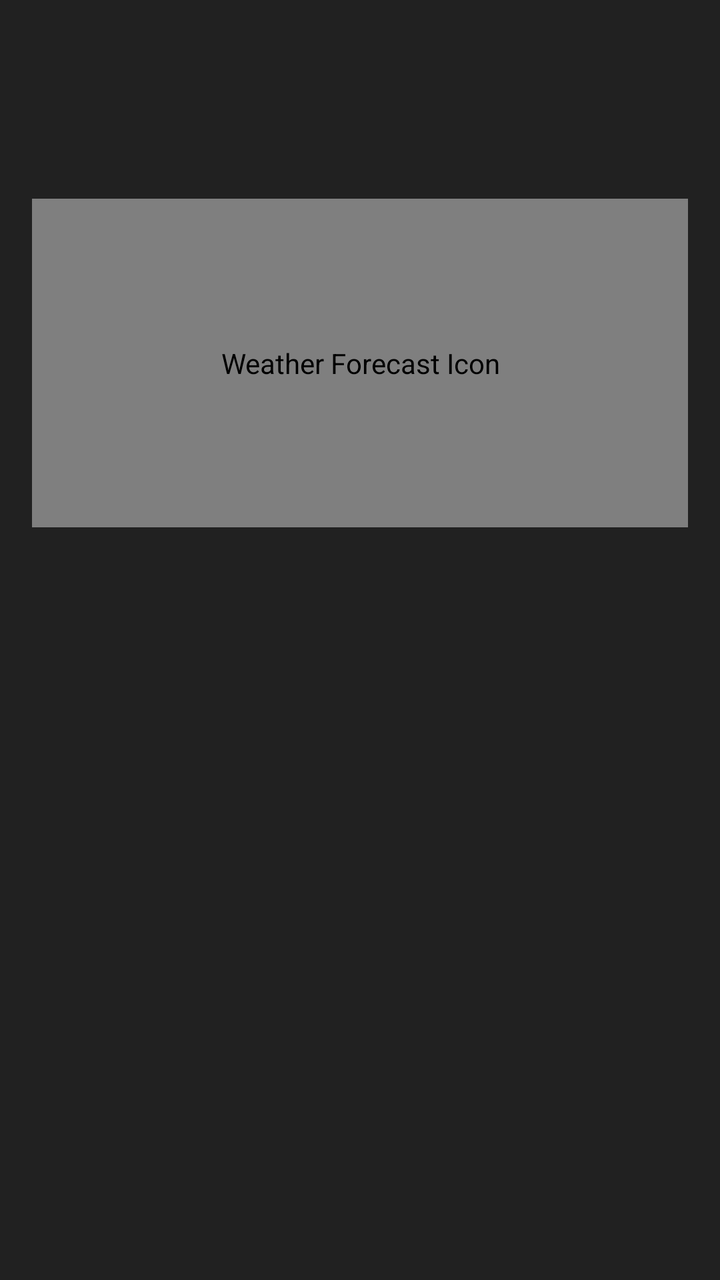
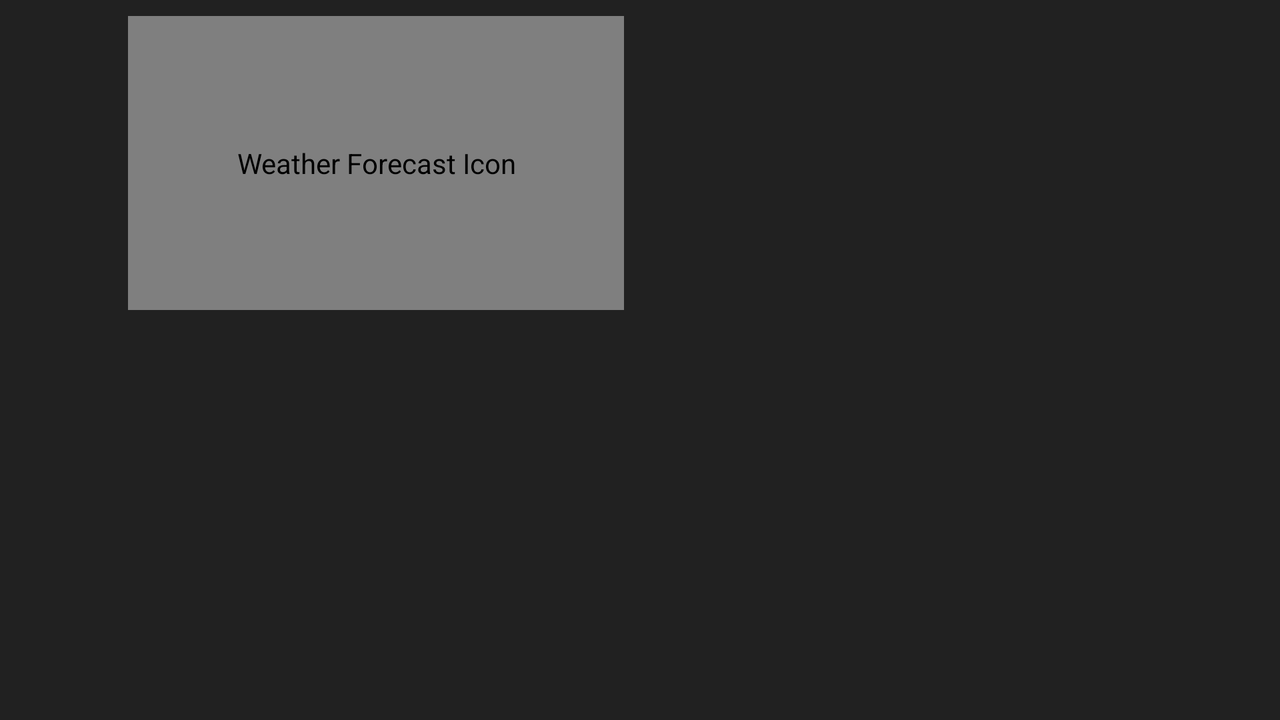

First picture: res/layout/ on a phone held upright. Second picture: the repository's own variant of that layout, on a device whose configuration matches the variant's folder. Source for both follows.
<!-- AndroidManifest.xml: application theme MobileWeatherGuideTheme -->
<!-- res/layout/fragment_weather_forecast_slide.xml -->
<RelativeLayout xmlns:android="http://schemas.android.com/apk/res/android"
    xmlns:tools="http://schemas.android.com/tools"
    android:id="@+id/activity_main"
    style="@style/RelativeLayout"
    tools:context="com.vk.android.mobileweatherguide.MainActivity">

    <TextView
        style="@style/TextView.Subheading"
        android:id="@+id/weather_forecast_current_location"
        android:layout_alignParentEnd="true"
        android:layout_marginTop="@dimen/space_between_content_areas"
        android:text="" />

    <TextView
        style="@style/TextView"
        android:id="@+id/weather_forecast_description"
        android:layout_width="match_parent"
        android:textColor="@color/colorClearWhite"
        android:textSize="@dimen/font_subheading"
        android:textAlignment="center"
        android:layout_marginTop="@dimen/small_gap_between_content_areas"
        android:layout_below="@id/weather_forecast_current_location"
        android:text="" />

    <TextView
        style="@style/TextView"
        android:id="@+id/weather_forecast_date"
        android:layout_alignParentStart="true"
        android:textSize="@dimen/font_subheading"
        android:layout_marginTop="@dimen/small_gap_between_content_areas"
        android:layout_below="@id/weather_forecast_description"
        android:text="" />

    <TextView
        style="@style/TextView"
        android:id="@+id/weather_forecast_humidity"
        android:layout_alignParentStart="true"
        android:textSize="@dimen/font_subheading"
        android:layout_marginTop="@dimen/space_between_content_areas"
        android:layout_below="@id/weather_forecast_date"
        android:text="" />

    <TextView
        style="@style/TextView"
        android:id="@+id/weather_forecast_wind"
        android:layout_alignParentStart="true"
        android:textSize="@dimen/font_subheading"
        android:layout_marginTop="@dimen/space_between_content_areas"
        android:layout_below="@id/weather_forecast_humidity"
        android:text="" />

    <TextView
        style="@style/TextView"
        android:id="@+id/weather_forecast_pressure"
        android:textSize="@dimen/font_subheading"
        android:layout_alignParentStart="true"
        android:layout_marginTop="@dimen/space_between_content_areas"
        android:layout_below="@id/weather_forecast_wind"
        android:text="" />

    <TextView
        style="@style/TextView"
        android:id="@+id/weather_forecast_cloudiness"
        android:textSize="@dimen/font_subheading"
        android:layout_alignParentStart="true"
        android:layout_marginTop="@dimen/space_between_content_areas"
        android:layout_marginBottom="@dimen/small_gap_between_content_areas"
        android:layout_below="@id/weather_forecast_pressure"
        android:text="" />

    <TextView
        android:layout_width="match_parent"
        android:layout_height="wrap_content"
        android:id="@+id/weather_forecast_temperature_title"
        android:textSize="@dimen/font_subheading"
        android:textColor="@color/colorDirtyWhite"
        android:gravity="center"
        android:layout_marginTop="@dimen/space_between_content_areas"
        android:layout_below="@id/weather_forecast_cloudiness"
        android:text="" />

    
    <RelativeLayout
        android:layout_width="match_parent"
        android:layout_height="match_parent"
        android:layout_marginTop="@dimen/small_gap_between_content_areas"
        android:layout_below="@id/weather_forecast_description"
        android:layout_toEndOf="@id/weather_forecast_date"
        android:layout_above="@id/weather_forecast_temperature_title">

        <com.vk.android.mobileweatherguide.SquareView
            android:layout_height="match_parent"
            android:layout_width="match_parent"
            android:id="@+id/weather_forecast_weather_icon"
            android:contentDescription="@string/icon_weather_forecast"
            android:layout_alignParentEnd="true" />

    </RelativeLayout>

    <Button
        android:id="@+id/weather_forecast_slide_left"
        android:layout_width="@dimen/slide_button_width"
        android:layout_height="match_parent"
        android:layout_marginTop="@dimen/small_gap_between_content_areas"
        android:layout_marginBottom="@dimen/space_between_content_areas"
        android:layout_alignParentStart="true"
        android:layout_below="@id/weather_forecast_temperature_title"
        android:textSize="@dimen/font_headline"
        android:textColor="@color/colorDarkGrey"
        android:background="@drawable/medium_grey_button"
        android:text="@string/weather_forecast_slide_left"
        android:visibility="invisible" />

    <Button
        android:id="@+id/weather_forecast_slide_right"
        android:layout_width="@dimen/slide_button_width"
        android:layout_height="match_parent"
        android:layout_marginTop="@dimen/small_gap_between_content_areas"
        android:layout_marginBottom="@dimen/space_between_content_areas"
        android:layout_alignParentEnd="true"
        android:layout_below="@id/weather_forecast_temperature_title"
        android:textSize="@dimen/font_headline"
        android:textColor="@color/colorDarkGrey"
        android:background="@drawable/medium_grey_button"
        android:text="@string/weather_forecast_slide_right"
        android:visibility="invisible" />

    <TextView
        style="@style/TextView"
        android:id="@+id/weather_forecast_navigation_info"
        android:layout_width="match_parent"
        android:textSize="@dimen/font_body"
        android:textColor="@color/colorLightTeal"
        android:gravity="center"
        android:layout_alignParentBottom="true"
        android:layout_toStartOf="@id/weather_forecast_slide_right"
        android:layout_toEndOf="@id/weather_forecast_slide_left"
        android:layout_marginStart="@dimen/space_between_content_areas"
        android:layout_marginEnd="@dimen/space_between_content_areas"
        android:layout_marginBottom="@dimen/space_between_content_areas"
        android:text="" />

    <LinearLayout
        android:id="@+id/weather_forecast_temperature_layout"
        android:orientation="vertical"
        android:layout_height="match_parent"
        android:layout_width="match_parent"
        android:layout_below="@id/weather_forecast_temperature_title"
        android:layout_toStartOf="@id/weather_forecast_slide_right"
        android:layout_above="@id/weather_forecast_navigation_info"
        android:layout_toEndOf="@id/weather_forecast_slide_left"
        android:layout_marginTop="@dimen/small_gap_between_content_areas"
        android:layout_marginStart="@dimen/space_between_content_areas"
        android:layout_marginEnd="@dimen/space_between_content_areas"
        android:layout_marginBottom="@dimen/space_between_content_areas"
        android:paddingTop="@dimen/small_gap_between_content_areas" >

        <TextView
            style="@style/TextView"
            android:layout_weight="1"
            android:id="@+id/weather_forecast_temperature_morning"
            android:layout_gravity="center"
            android:textSize="@dimen/font_subheading"
            android:text="" />

        <TextView
            style="@style/TextView"
            android:layout_weight="1"
            android:id="@+id/weather_forecast_temperature_day"
            android:layout_gravity="center"
            android:textSize="@dimen/font_subheading"
            android:text="" />

        <TextView
            style="@style/TextView"
            android:layout_weight="1"
            android:id="@+id/weather_forecast_temperature_evening"
            android:layout_gravity="center"
            android:textSize="@dimen/font_subheading"
            android:text="" />

        <TextView
            style="@style/TextView"
            android:layout_weight="1"
            android:id="@+id/weather_forecast_temperature_night"
            android:layout_gravity="center"
            android:textSize="@dimen/font_subheading"
            android:text="" />

    </LinearLayout>

</RelativeLayout>
<!-- resources referenced by this layout -->
<resources>
  <color name="colorClearWhite">#FFF</color>
  <color name="colorDarkGrey">#424242</color>
  <color name="colorDirtyWhite">#F5F5F5</color>
  <color name="colorLightTeal">#80CBC4</color>
  <dimen name="font_body">14sp</dimen>
  <dimen name="font_headline">24sp</dimen>
  <dimen name="font_subheading">16sp</dimen>
  <dimen name="slide_button_width">48dp</dimen>
  <dimen name="small_gap_between_content_areas">24dp</dimen>
  <dimen name="space_between_content_areas">8dp</dimen>
  <!-- drawable medium_grey_button (drawable) -->
  <?xml version="1.0" encoding="utf-8"?>
  <ripple xmlns:android="http://schemas.android.com/apk/res/android"
      android:color="@color/colorLightGrey">
      <item android:drawable="@drawable/medium_grey_rectangle_rounded_corners"/>
  </ripple>
  <string name="icon_weather_forecast">Weather Forecast Icon</string>
  <string name="weather_forecast_slide_left">&lt;</string>
  <string name="weather_forecast_slide_right">&gt;</string>
  <style name="RelativeLayout">
          <item name="android:layout_width">match_parent</item>
          <item name="android:layout_height">match_parent</item>
          <item name="android:paddingLeft">@dimen/horizontal_spacing</item>
          <item name="android:paddingRight">@dimen/horizontal_spacing</item>
      </style>
  <style name="TextView">
          <item name="android:layout_width">wrap_content</item>
          <item name="android:layout_height">wrap_content</item>
      </style>
  <style name="TextView.Subheading">
          <item name="android:textSize">@dimen/font_subheading</item>
      </style>
  <style name="MobileWeatherGuideTheme" parent="Theme.AppCompat">
          <item name="colorPrimary">@color/colorPrimary</item>
          <item name="colorPrimaryDark">@color/colorPrimaryDark</item>
          <item name="android:textColorPrimary">@color/textColorPrimary</item>
          <item name="android:windowBackground">@color/windowBackground</item>
          <item name="android:navigationBarColor">@color/navigationBarColor</item>
      </style>
  <color name="colorLightGrey">#757575</color>
  <!-- drawable medium_grey_rectangle_rounded_corners (drawable) -->
  <?xml version="1.0" encoding="utf-8"?>
  <shape
      xmlns:android="http://schemas.android.com/apk/res/android"
      android:shape="rectangle">
  
      <stroke
          android:color="@color/colorDarkGrey"
          android:width="@dimen/border">
      </stroke>
  
      <solid
          android:color="@color/colorMediumGrey">
      </solid>
  
      <corners
          android:radius="@dimen/border_radius">
      </corners>
  
  </shape>
  <dimen name="horizontal_spacing">16dp</dimen>
  <color name="colorPrimary">@color/colorTeal</color>
  <color name="colorPrimaryDark">@color/colorTeal</color>
  <color name="textColorPrimary">@color/colorDirtyWhite</color>
  <color name="windowBackground">@color/colorNightShade</color>
  <color name="navigationBarColor">@color/colorNightShade</color>
  <dimen name="border">1dp</dimen>
  <color name="colorMediumGrey">#616161</color>
  <dimen name="border_radius">5dp</dimen>
  <color name="colorTeal">#00897B</color>
  <color name="colorNightShade">#212121</color>
</resources>
<!-- res/layout-land/fragment_weather_forecast_slide.xml (the repository's variant of the layout above) -->
<!-- drawn on the phone turned sideways -->
<RelativeLayout xmlns:android="http://schemas.android.com/apk/res/android"
    xmlns:tools="http://schemas.android.com/tools"
    android:id="@+id/activity_main"
    style="@style/RelativeLayout"
    tools:context="com.vk.android.mobileweatherguide.MainActivity"
    android:padding="@dimen/space_between_content_areas">

    <TextView
        style="@style/TextView"
        android:id="@+id/weather_forecast_navigation_info"
        android:layout_width="match_parent"
        android:textSize="@dimen/font_body"
        android:textColor="@color/colorLightTeal"
        android:gravity="center"
        android:layout_alignParentBottom="true"
        android:layout_marginStart="@dimen/space_between_content_areas"
        android:layout_marginEnd="@dimen/space_between_content_areas"
        android:text="" />

    <Button
        android:id="@+id/weather_forecast_slide_right"
        android:layout_width="@dimen/slide_button_width"
        android:layout_height="match_parent"
        android:layout_marginStart="@dimen/space_between_content_areas"
        android:layout_alignParentEnd="true"
        android:textSize="@dimen/font_headline"
        android:textColor="@color/colorDarkGrey"
        android:background="@drawable/medium_grey_button"
        android:text="@string/weather_forecast_slide_right"
        android:visibility="invisible" />

    <Button
        android:id="@+id/weather_forecast_slide_left"
        android:layout_width="@dimen/slide_button_width"
        android:layout_height="match_parent"
        android:layout_marginEnd="@dimen/space_between_content_areas"
        android:layout_alignParentStart="true"
        android:textSize="@dimen/font_headline"
        android:textColor="@color/colorDarkGrey"
        android:background="@drawable/medium_grey_button"
        android:text="@string/weather_forecast_slide_left"
        android:visibility="invisible" />

    <LinearLayout
        android:id="@+id/layout_container"
        android:orientation="horizontal"
        android:layout_height="fill_parent"
        android:layout_width="fill_parent"
        android:baselineAligned="false"
        android:layout_toEndOf="@id/weather_forecast_slide_left"
        android:layout_toStartOf="@id/weather_forecast_slide_right"
        android:layout_above="@id/weather_forecast_navigation_info">

        <RelativeLayout
            android:layout_weight="1"
            android:layout_height="fill_parent"
            android:layout_width="fill_parent"
            android:paddingEnd="@dimen/space_between_content_areas"
            android:paddingStart="@dimen/none">

            <TextView
                style="@style/TextView"
                android:id="@+id/weather_forecast_cloudiness"
                android:textSize="@dimen/font_subheading"
                android:layout_alignParentStart="true"
                android:layout_alignParentBottom="true"
                android:text="" />

            <TextView
                style="@style/TextView"
                android:id="@+id/weather_forecast_pressure"
                android:textSize="@dimen/font_subheading"
                android:layout_alignParentStart="true"
                android:layout_marginBottom="@dimen/space_between_content_areas"
                android:layout_above="@id/weather_forecast_cloudiness"
                android:text="" />

            <TextView
                style="@style/TextView"
                android:id="@+id/weather_forecast_wind"
                android:layout_alignParentStart="true"
                android:textSize="@dimen/font_subheading"
                android:layout_marginBottom="@dimen/space_between_content_areas"
                android:layout_above="@id/weather_forecast_pressure"
                android:text="" />

            <TextView
                style="@style/TextView"
                android:id="@+id/weather_forecast_humidity"
                android:layout_alignParentStart="true"
                android:textSize="@dimen/font_subheading"
                android:layout_marginBottom="@dimen/space_between_content_areas"
                android:layout_above="@id/weather_forecast_wind"
                android:text="" />

            <TextView
                style="@style/TextView"
                android:id="@+id/weather_forecast_date"
                android:layout_alignParentStart="true"
                android:textSize="@dimen/font_subheading"
                android:layout_marginBottom="@dimen/space_between_content_areas"
                android:layout_above="@id/weather_forecast_humidity"
                android:text="" />

            <TextView
                style="@style/TextView"
                android:id="@+id/weather_forecast_description"
                android:layout_width="match_parent"
                android:textColor="@color/colorClearWhite"
                android:textSize="@dimen/font_subheading"
                android:layout_alignParentStart="true"
                android:layout_marginBottom="@dimen/space_between_content_areas"
                android:layout_above="@id/weather_forecast_date"
                android:text="" />

            <RelativeLayout
                android:layout_width="match_parent"
                android:layout_height="match_parent"
                android:layout_alignParentStart="true"
                android:layout_marginBottom="@dimen/space_between_content_areas"
                android:layout_above="@id/weather_forecast_description">

                <com.vk.android.mobileweatherguide.SquareView
                    android:layout_height="match_parent"
                    android:layout_width="match_parent"
                    android:id="@+id/weather_forecast_weather_icon"
                    android:contentDescription="@string/icon_weather_forecast"
                    android:layout_alignParentStart="true" />

            </RelativeLayout>

        </RelativeLayout>

        <RelativeLayout
            android:layout_weight="1"
            android:layout_height="fill_parent"
            android:layout_width="fill_parent">

            <TextView
                style="@style/TextView.Subheading"
                android:id="@+id/weather_forecast_current_location"
                android:layout_alignParentEnd="true"
                android:layout_marginTop="@dimen/space_between_content_areas"
                android:text="" />

            <TextView
                android:layout_width="wrap_content"
                android:layout_height="wrap_content"
                android:id="@+id/weather_forecast_temperature_title"
                android:textSize="@dimen/font_subheading"
                android:textColor="@color/colorDirtyWhite"
                android:layout_centerHorizontal="true"
                android:layout_marginTop="@dimen/space_between_content_areas"
                android:layout_marginBottom="@dimen/space_between_content_areas"
                android:layout_below="@id/weather_forecast_current_location"
                android:text="" />

            <LinearLayout
                android:id="@+id/weather_forecast_temperature_layout"
                android:orientation="vertical"
                android:layout_height="match_parent"
                android:layout_width="match_parent"
                android:layout_alignParentEnd="true"
                android:layout_below="@id/weather_forecast_temperature_title">

                <TextView
                    style="@style/TextView"
                    android:layout_weight="1"
                    android:id="@+id/weather_forecast_temperature_morning"
                    android:gravity="center"
                    android:layout_gravity="center"
                    android:textSize="@dimen/font_subheading"
                    android:text="" />

                <TextView
                    style="@style/TextView"
                    android:layout_weight="1"
                    android:id="@+id/weather_forecast_temperature_day"
                    android:gravity="center"
                    android:layout_gravity="center"
                    android:textSize="@dimen/font_subheading"
                    android:text="" />

                <TextView
                    style="@style/TextView"
                    android:layout_weight="1"
                    android:id="@+id/weather_forecast_temperature_evening"
                    android:gravity="center"
                    android:layout_gravity="center"
                    android:textSize="@dimen/font_subheading"
                    android:text="" />

                <TextView
                    style="@style/TextView"
                    android:layout_weight="1"
                    android:id="@+id/weather_forecast_temperature_night"
                    android:gravity="center"
                    android:layout_gravity="center"
                    android:textSize="@dimen/font_subheading"
                    android:text="" />

            </LinearLayout>

        </RelativeLayout>

    </LinearLayout>

</RelativeLayout>
<!-- resources referenced by the variant -->
<!-- as the phone turned sideways resolves them -->
<resources>
  <color name="colorClearWhite">#FFF</color>
  <color name="colorDarkGrey">#424242</color>
  <color name="colorDirtyWhite">#F5F5F5</color>
  <color name="colorLightTeal">#80CBC4</color>
  <dimen name="font_body">14sp</dimen>
  <dimen name="font_headline">24sp</dimen>
  <dimen name="font_subheading">16sp</dimen>
  <dimen name="none">0dp</dimen>
  <dimen name="slide_button_width">48dp</dimen>
  <dimen name="space_between_content_areas">8dp</dimen>
  <!-- drawable medium_grey_button (drawable) -->
  <?xml version="1.0" encoding="utf-8"?>
  <ripple xmlns:android="http://schemas.android.com/apk/res/android"
      android:color="@color/colorLightGrey">
      <item android:drawable="@drawable/medium_grey_rectangle_rounded_corners"/>
  </ripple>
  <string name="icon_weather_forecast">Weather Forecast Icon</string>
  <string name="weather_forecast_slide_left">&lt;</string>
  <string name="weather_forecast_slide_right">&gt;</string>
  <style name="RelativeLayout">
          <item name="android:layout_width">match_parent</item>
          <item name="android:layout_height">match_parent</item>
          <item name="android:paddingLeft">@dimen/horizontal_spacing</item>
          <item name="android:paddingRight">@dimen/horizontal_spacing</item>
      </style>
  <style name="TextView">
          <item name="android:layout_width">wrap_content</item>
          <item name="android:layout_height">wrap_content</item>
      </style>
  <style name="TextView.Subheading">
          <item name="android:textSize">@dimen/font_subheading</item>
      </style>
  <style name="MobileWeatherGuideTheme" parent="Theme.AppCompat">
          <item name="colorPrimary">@color/colorPrimary</item>
          <item name="colorPrimaryDark">@color/colorPrimaryDark</item>
          <item name="android:textColorPrimary">@color/textColorPrimary</item>
          <item name="android:windowBackground">@color/windowBackground</item>
          <item name="android:navigationBarColor">@color/navigationBarColor</item>
      </style>
  <color name="colorLightGrey">#757575</color>
  <!-- drawable medium_grey_rectangle_rounded_corners (drawable) -->
  <?xml version="1.0" encoding="utf-8"?>
  <shape
      xmlns:android="http://schemas.android.com/apk/res/android"
      android:shape="rectangle">
  
      <stroke
          android:color="@color/colorDarkGrey"
          android:width="@dimen/border">
      </stroke>
  
      <solid
          android:color="@color/colorMediumGrey">
      </solid>
  
      <corners
          android:radius="@dimen/border_radius">
      </corners>
  
  </shape>
  <dimen name="horizontal_spacing">16dp</dimen>
  <color name="colorPrimary">@color/colorTeal</color>
  <color name="colorPrimaryDark">@color/colorTeal</color>
  <color name="textColorPrimary">@color/colorDirtyWhite</color>
  <color name="windowBackground">@color/colorNightShade</color>
  <color name="navigationBarColor">@color/colorNightShade</color>
  <dimen name="border">1dp</dimen>
  <color name="colorMediumGrey">#616161</color>
  <dimen name="border_radius">5dp</dimen>
  <color name="colorTeal">#00897B</color>
  <color name="colorNightShade">#212121</color>
</resources>
